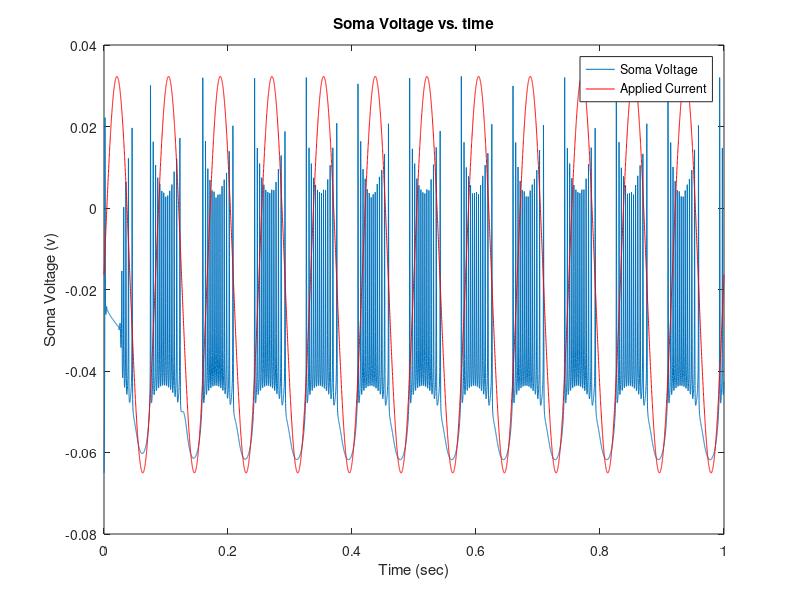

MATLAB code to generate this figure:
% Question 1 c
% This model is the two-compartment alternative to the Pinsky-Rinzel model (1994)
clear
dt = 0.0001;
tmax=1;

iclamp_flag = 1; % if this is 1, run under current clamp conditions
vclamp_flag = 0; % otherwise this should be 1, for voltage clamp conditions

vstart = 0.25;  % time to step voltage
vlength = 0.5;  % length of voltage step
V0 = -0.080     % initial voltage before step
Ve = -0.040;    % value of votage stepped to

E_L = -0.065;   % leak reversal potential
E_Na = 0.055;   % reversal for sodium channels
E_K = -0.090;   % reversal for potassium channels

g_LD = 1.8e-6;     % specific leak conductance in Siemens per mm-square
g_LS = 1.8e-6;     % specific leak conductance in Siemens per mm-square
g_Na = 0.55e-3;   % specific sodium conductance
g_Na = 0.75e-3;
g_K = 0.25e-3;    % specific potassium conductance
g_NaP = 2e-6;    % persistent sodium conductance
g_KS = 20e-6;      % Slow Potassium conductance

g_Link = 12e-6; % conductance linking dendrite and soma divided by total membrane area
%g_Link = 500e-6; % conductance linking dendrite and soma divided by total membrane area

S_frac = 0.15;  % fraction of total membrane area that is soma
D_frac = 1-S_frac; % rest of area is dendritic

g_S_Link = g_Link/S_frac; %link conductance divided by somatic area
g_D_Link = g_Link/D_frac; % link conductance divided by dendritic area

cm = 10e-9;     % specific membrane capacitance in Farads per mm-square

t=0:dt:tmax;        % time vector
VS=zeros(size(t));  % somatic voltage vector
VD=zeros(size(t));  % dendritic voltage vector

I_L= zeros(size(t));
I_Na = zeros(size(t));
I_K = zeros(size(t));
I_NaP = zeros(size(t));
I_KS = zeros(size(t));
IS = zeros(size(t));
ID = zeros(size(t));
I_Link = zeros(size(t));
I_LD = zeros(size(t));
I_LS = zeros(size(t));

if ( iclamp_flag ) % i.e. if in current-clamp mode 
    VS(1) = E_L;    % set the inititial value of somatic voltage     
    VD(1) = E_L;    % set the inititial value of dendritic voltage     
end

n=zeros(size(t));   % n: potassium activation gating variable
n(1) = 0.0;         % start off at zero
m=zeros(size(t));   % m: sodium activation gating variable
m(1) = 0.0;         % start off at zero
h=zeros(size(t));   % h: sodim inactivation gating variplot(t,V)able
h(1) = 0.0;         % start off at zero

a=zeros(size(t));   % A-current activation gating variable
a(1) = 0.0;         % start off at zero
b=zeros(size(t));   % A-current inactivation gating variable
b(1) = 0.0;         % start off at zero

mnap=zeros(size(t)); % persistent sodium current activation gating variable
mnap(1) = 0.0;          
mks=zeros(size(t)); % slow potassium activation gating variable
mks(1) = 0.0;

%%%%%%%%%%%%%%%%%%%%%%%%%%%%Code Added Below%%%%%%%%%%%%%%%%%%%%%%%%%%
Amplitude1 = 100e-9;        %amplitude
VerticalShift1 = 300e-9;    %Y shift
Period = 12;                %Period

%create current
Iapp= Amplitude1*sin(2*pi*Period*t)+VerticalShift1;

%create spike vector
spikes = zeros(size(t));    %initialize to 0's
threshold = 0;              %What we count as a spike

%%%%%%%%%%%%%%%%%%%%%%%%%%%%Code Added Above%%%%%%%%%%%%%%%%%%%%%%%%%%

Vapp=zeros(size(t)); % Applied voltage, relevant in voltage-clamp mode
if ( vclamp_flag )
    for i = 1:round(vstart/dt)          % % make V0 before pulse
        Vapp(i) = V0;
    end
    for i=round(vstart/dt)+1:round((vstart+vlength)/dt) % make Ve for duration of voltage pulse
        Vapp(i) = Ve;
    end
    for i=round((vstart+vlength)/dt):length(Vapp) % make V0 following pulse
        Vapp(i) = V0;
    end
end

Itot=zeros(size(t)); % in case we want to plot and look at the total current

for i = 2:length(t); % now see how things change through time
    I_LS(i) = g_LS*(E_L-VS(i-1));
    I_LD(i) = g_LD*(E_L-VD(i-1));
   
    Vm = VS(i-1)*1000; % converts voltages to mV
    VmD = VD(i-1)*1000; % converts voltages to mV
    
    % Sodium and potassium gating variables are defined by the
    % voltage-dependent transition rates between states, labeled alpha and
    % beta. 
    if ( Vm == -31 ) 
        alpha_m = 10;
    else 
        alpha_m = 1*(Vm+31)/(1-exp(-0.1*(Vm+31)));
    end
    beta_m = 40*exp(-(Vm+56)/18);

    alpha_h = 0.233*exp(-0.05*(Vm+47));
    beta_h = 3.33/(1+exp(-0.1*(Vm+17)));
    

    if ( Vm == -34 ) 
       alpha_n = 0.033/0.1;
    else
        alpha_n = 0.033*(Vm+34)/(1-exp(-0.1*(Vm+34)));
    end
    beta_n = 0.417*exp(-0.0125*(Vm+44));
     
    % From the alpha and beta for each gating variable we find the steady
    % state values (_inf) and the time constants (tau_) for each m,h and n.
    
    tau_m = 1e-3/(alpha_m+beta_m);      % time constant converted from ms to sec
    m_inf = alpha_m/(alpha_m+beta_m);
 
    if( m_inf < 0 ) 
        m_inf = 0;
    end
    if ( m_inf > 1 ) 
        m_inf = 1;
    end
        
    tau_h = 1e-3/(alpha_h+beta_h);      % time constant converted from ms to sec
    h_inf = alpha_h/(alpha_h+beta_h);
    if ( h_inf < 0 ) 
        h_inf = 0;
    end
    if ( h_inf > 1 )
        h_inf = 1;
    end
    
    tau_n = 1e-3/(alpha_n+beta_n);      % time constant converted from ms to sec
    n_inf = alpha_n/(alpha_n+beta_n);   
    if ( n_inf < 0 ) 
        n_inf = 0;
    end
    if ( n_inf > 1 ) 
        n_inf = 1;
    end
    
    m(i) = m_inf - (m_inf-m(i-1))*exp(-dt/tau_m);    % Update m, assuming time constant is neglible.
    
    h(i) = h_inf - (h_inf-h(i-1))*exp(-dt/tau_h);    % Update h
    
    n(i) = n_inf - (n_inf-n(i-1))*exp(-dt/tau_n);    % Update n
    
    % For the persistent sodium current, activation is assumed so fast that
    % steady state value is reached immediately with no timec onstant.
    
    mnap_inf = 1/(1+exp(-(VmD+57.7)/7.7));
       
    mnap(i) = mnap_inf;    % Update mnap
    
    % Now the slow potassium conductance:
    
    mks_inf = 1/(1+exp(-(VmD+35)/6.5));
    tau_mks = 200e-3/( exp(-(VmD+55)/30) +exp((VmD+55)/30) );
   
    mks(i) = mks_inf - (mks_inf-mks(i-1))*exp(-dt/tau_mks);
    
    g_Na_now = g_Na*m(i)*m(i)*m(i)*h(i);
    I_Na(i) = g_Na_now*(E_Na-VS(i-1)); % sodium current in soma
    
    g_K_now = g_K*n(i)*n(i)*n(i)*n(i);
    I_K(i) = g_K_now*(E_K-VS(i-1)); % potassium delayed rectifier current, soma
    
    g_NaP_now = g_NaP*mnap(i)*mnap(i)*mnap(i);
    I_NaP(i) = g_NaP_now*(E_Na-VD(i-1)); % persistent sodium current in dendrite
    
    g_KS_now = g_KS*mks(i);
    I_KS(i) = g_KS_now*(E_K-VD(i-1)); % slow potassium current in dendrite
    
    I_Link(i) = g_Link*(VD(i-1)-VS(i-1));
    
    IS(i) = I_LS(i)+I_Na(i)+I_K(i)+I_Link(i)/S_frac; % total current in soma
    ID(i) = I_LD(i)+I_NaP(i)+I_KS(i)-I_Link(i)/D_frac; % total current in dendrite
    
    gS_Tot = g_LS+g_Na_now+g_K_now+g_S_Link;
    VS_inf = (g_LS*E_L + g_Na_now*E_Na + g_K_now*E_K ...
            + VD(i-1)*g_S_Link)/gS_Tot;
                   
    gD_Tot = g_LD+g_NaP_now+g_KS_now+g_D_Link;
    VD_inf = (g_LD*E_L + g_NaP_now*E_Na + g_KS_now*E_K ...
            + VS(i-1)*g_D_Link + Iapp(i))/gD_Tot;
                   
    VS(i) = VS_inf - (VS_inf-VS(i-1))*exp(-dt*gS_Tot/cm);  % Update the membrane potential, V.
    VD(i) = VD_inf - (VD_inf-VD(i-1))*exp(-dt*gD_Tot/cm);  % Update the membrane potential, V.

    if ( vclamp_flag )      % if we are using voltage clamp
        VS(i) = Vapp(i);     % ignore the voltage integration and set V to be the applied voltage
    end
    
%%%%%%%%%%%%%%%%%%%%%%Code Added Below%%%%%%%%%%%%%%%%%%%%%%%%%%
    if( VS(i) >= threshold && VS(i-1) < threshold) %count as spike
        spikes(i) = 1;
    end
%%%%%%%%%%%%%%%%%%%%%%Code Added Above%%%%%%%%%%%%%%%%%%%%%%%%%%
    
end

Amplitude = (max(VS) - min(VS))/2;
VerticalShift = (max(VS) + min(VS))/2;

adjustedIapp = Amplitude*sin(2*pi*Period*t)+VerticalShift;

figure;
plot(t,VS)
hold on
plot(t,adjustedIapp,'r');
legend('Soma Voltage', 'Applied Current');
xlabel('Time (sec)')
ylabel('Soma Voltage (v)')
title('Soma Voltage vs. time')
